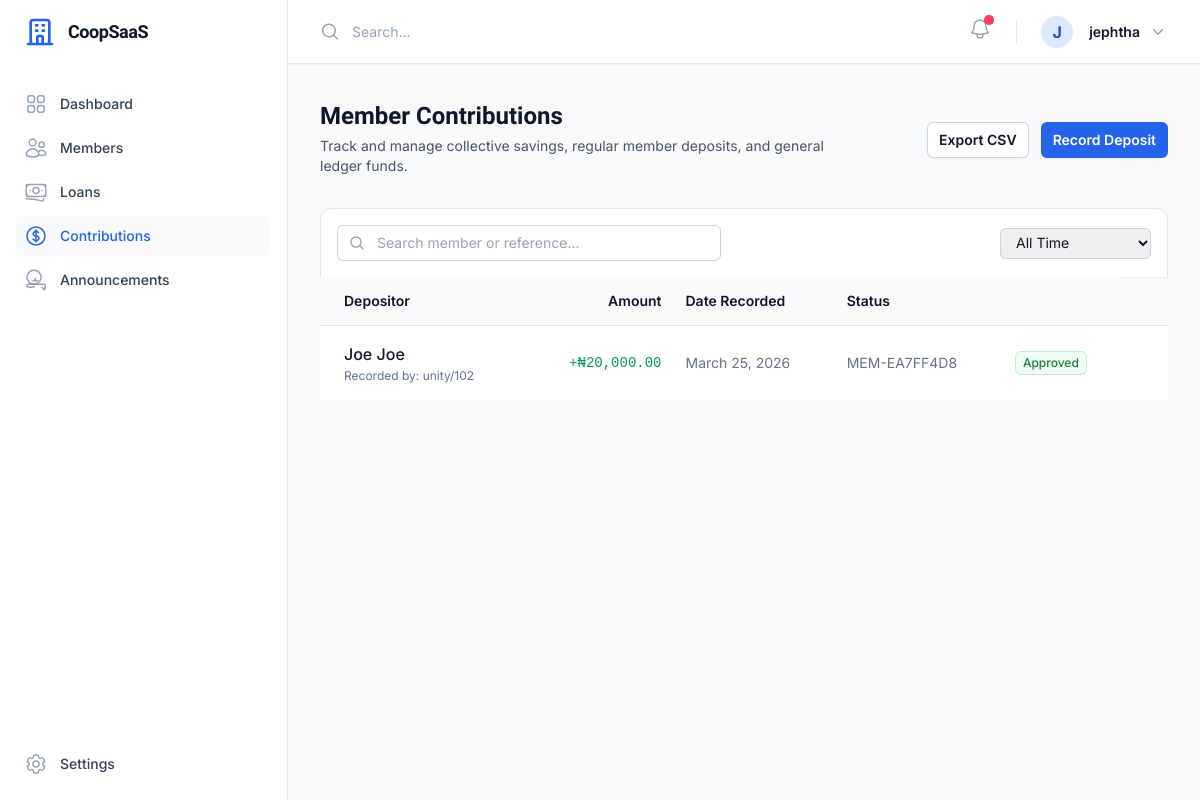
/contributions/management/ (signed in), run on an earlier commit of the app's database.
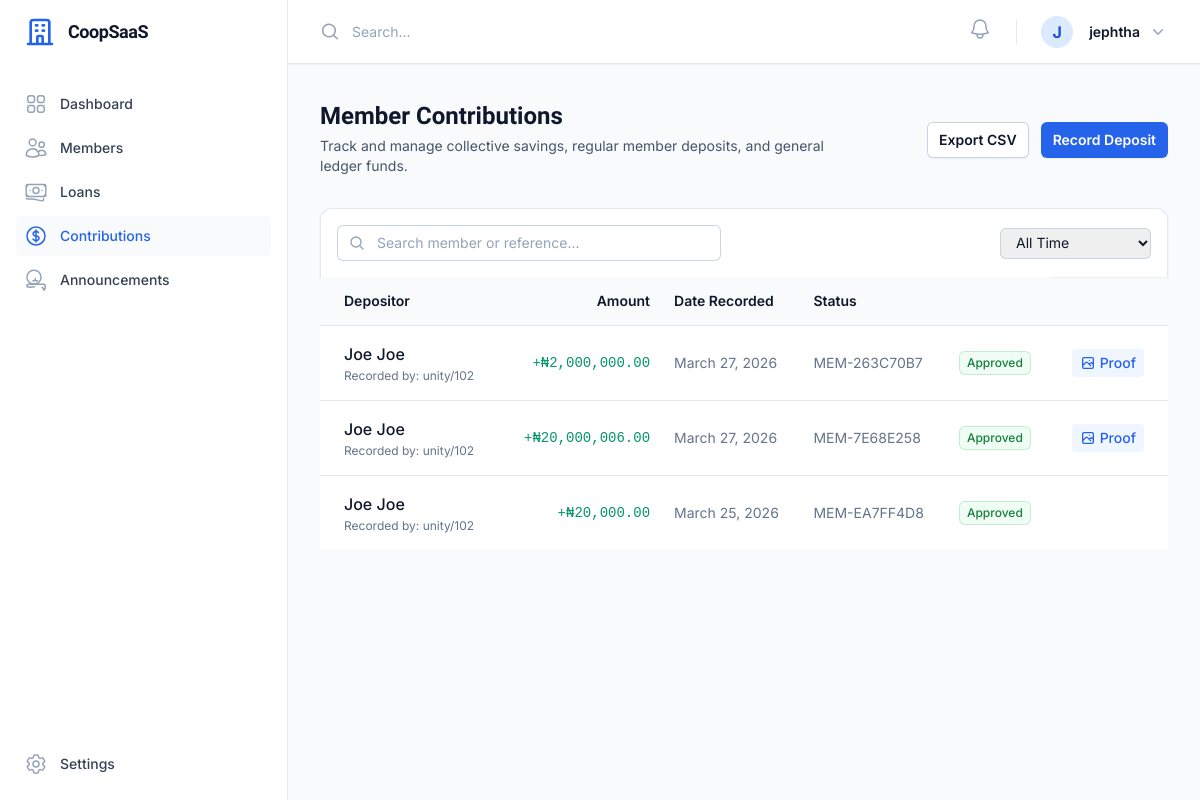
And on a later commit of the database.
### apps/accounts/models.py (models this page shows, shortened)
class User(AbstractUser):
    role = models.CharField(max_length=20, choices=UserRole.choices, default=UserRole.MEMBER)
    cooperative = models.ForeignKey(
        'cooperatives.Cooperative', on_delete=models.CASCADE, null=True, blank=True, related_name='users'
    )
    phone = models.CharField(max_length=20, null=True, blank=True)
    address = models.TextField(null=True, blank=True)
    is_active_member = models.BooleanField(default=True)
    join_date = models.DateField(null=True, blank=True)
    is_suspended = models.BooleanField(default=False)
    joined_at = models.DateTimeField(null=True, blank=True)
    gender = models.CharField(max_length=10, choices=[('M','Male'),('F','Female'),('O','Other')], null=True, blank=True)
    must_change_password = models.BooleanField(default=False)
    bank_name = models.CharField(max_length=100, null=True, blank=True)
    account_number = models.CharField(max_length=20, null=True, blank=True)
    account_name = models.CharField(max_length=150, null=True, blank=True)

### apps/contributions/models.py (models this page shows, shortened)
class Contribution(models.Model):
    member = models.ForeignKey('accounts.User', on_delete=models.CASCADE, related_name='contributions')
    cooperative = models.ForeignKey('cooperatives.Cooperative', on_delete=models.CASCADE, related_name='contributions')
    amount = models.DecimalField(max_digits=12, decimal_places=2)
    contribution_date = models.DateField()
    recorded_by = models.ForeignKey('accounts.User', on_delete=models.SET_NULL, null=True, related_name='recorded_contributions')
    payment_reference = models.CharField(max_length=100, null=True, blank=True)
    status = models.CharField(max_length=20, choices=TransactionStatus.choices, default=TransactionStatus.PENDING)
    proof_of_payment = models.ImageField(upload_to='proof_of_payments/', null=True, blank=True)
    notes = models.TextField(null=True, blank=True)
    created_at = models.DateTimeField(auto_now_add=True)

### apps/contributions/views.py (the view)
# urls.py: path('management/', CooperativeContributionsView.as_view(), name='coop_list'),
class CooperativeContributionsView(LoginRequiredMixin, CoopAdminRequiredMixin, ListView):
    model = Contribution
    template_name = 'coop_admin/contributions_list.html'
    context_object_name = 'contributions'
    def get_queryset(self):
        return Contribution.objects.filter(cooperative=self.request.user.cooperative).order_by('-contribution_date')

### templates/coop_admin/contributions_list.html (shortened to what this page needs)
{% extends 'dashboard_base.html' %}
{% load humanize %}
{% block content %}
<div class="sm:flex sm:items-center">
    <div class="sm:flex-auto">
        <h1 class="text-2xl font-bold font-display leading-6 text-slate-900">Member Contributions</h1>
        <p class="mt-2 text-sm text-slate-600">Track and manage collective savings, regular member deposits, and general ledger funds.</p>
    </div>
    <div class="mt-4 sm:ml-16 sm:mt-0 sm:flex-none flex gap-3">
        {% include "components/button.html" with type="outline" text="Export CSV" url="#" %}
        {% url 'contributions:coop_add' as add_url %}
        {% include "components/button.html" with type="primary" text="Record Deposit" url=add_url %}
    </div>
</div>
<div class="mt-8 flex items-center justify-between gap-4 bg-white p-4 rounded-t-xl border border-slate-200 border-b-0 shadow-sm">
    <div class="relative max-w-sm flex-1">
        <input type="text" class="block w-full rounded-md border-0 py-1.5 pl-10 pr-3 text-slate-900 ring-1 ring-inset ring-slate-300 placeholder:text-slate-400 focus:ring-2 focus:ring-inset focus:ring-primary-600 sm:text-sm sm:leading-6" placeholder="Search member or reference...">
    </div>
    <div class="flex items-center gap-2">
        <select class="rounded-md border-0 py-1.5 pl-3 pr-8 text-slate-900 ring-1 ring-inset ring-slate-300 focus:ring-2 focus:ring-primary-600 sm:text-sm sm:leading-6">
            <option>All Time</option>
        </select>
    </div>
</div>
<div class="flow-root">
    <div class="-mx-4 -my-2 overflow-x-auto sm:-mx-6 lg:-mx-8">
        <div class="inline-block min-w-full py-2 align-middle sm:px-6 lg:px-8">
            <div class="overflow-x-auto">
                <table class="min-w-full divide-y divide-slate-200">
                    <thead class="bg-slate-50">
                        <tr>
                            <th scope="col" class="py-3.5 pl-4 pr-3 text-left text-sm font-semibold text-slate-900 sm:pl-6">Depositor</th>
                            <th scope="col" class="px-3 py-3.5 text-right text-sm font-semibold text-slate-900">Amount</th>
                            <th scope="col" class="px-3 py-3.5 text-left text-sm font-semibold text-slate-900">Date Recorded</th>
                            <th scope="col" class="px-3 py-3.5 text-left text-sm font-semibold text-slate-900">Status</th>
                            <th scope="col" class="relative py-3.5 pl-3 pr-4 sm:pr-6">
                            </th>
                        </tr>
                    </thead>
                    <tbody class="divide-y divide-slate-200 bg-white">
                        {% for contribution in contributions %}
                        <tr class="hover:bg-slate-50 transition-colors group">
                            <td class="whitespace-nowrap py-4 pl-4 pr-3 sm:pl-6">
                                <div class="font-medium text-slate-900">{{ contribution.member.get_full_name|default:contribution.member.username }}</div>
                                {% if contribution.recorded_by %}
                                <div class="text-xs text-slate-500 mt-0.5">Recorded by: {{ contribution.recorded_by.username }}</div>
                                {% endif %}
                            </td>
                            <td class="whitespace-nowrap px-3 py-4 text-sm text-right font-mono font-medium {% if contribution.status == 'APPROVED' %}text-emerald-600{% else %}text-slate-600{% endif %}">
                                +₦{{ contribution.amount|floatformat:2|intcomma }}
                            </td>
                            <td class="whitespace-nowrap px-3 py-4 text-sm text-slate-500">
                                {{ contribution.contribution_date|date:"F j, Y" }}
                            </td>
                            <td class="whitespace-nowrap px-3 py-4 text-sm text-slate-500">
                                {{ contribution.payment_reference|default:"-" }}
                            </td>
                            <td class="whitespace-nowrap px-3 py-4 text-sm">
                                <span class="inline-flex items-center rounded-md px-2 py-1 text-xs font-medium ring-1 ring-inset
                                    {% if contribution.status == 'PENDING' %}bg-yellow-50 text-yellow-800 ring-yellow-600/20
                                    {% elif contribution.status == 'APPROVED' %}bg-green-50 text-green-700 ring-green-600/20
                                    {% else %}bg-rose-50 text-rose-700 ring-rose-600/20{% endif %}">
                                    {{ contribution.get_status_display }}
                                </span>
                            </td>
                    <td class="relative whitespace-nowrap py-4 pl-3 pr-4 text-right text-sm font-medium sm:pr-6">
                        <div class="flex items-center justify-end gap-2" x-data="{ showProof: false }">
                            {% if contribution.proof_of_payment %}
                            <button @click="showProof = true" class="text-primary-600 hover:text-primary-900 bg-primary-50 px-2 py-1 rounded flex items-center gap-1" title="View Proof">
                                <svg class="h-4 w-4" fill="none" viewBox="0 0 24 24" stroke="currentColor"><path stroke-linecap="round" stroke-linejoin="round" stroke-width="2" d="M4 16l4.586-4.586a2 2 0 012.828 0L16 16m-2-2l1.586-1.586a2 2 0 012.828 0L20 14m-6-6h.01M6 20h12a2 2 0 002-2V6a2 2 0 00-2-2H6a2 2 0 00-2 2v12a2 2 0 002 2z" /></svg>
                                Proof
                            </button>
                            {% endif %}
                        </div>
                    </td>
                </tr>
                {% endfor %}
            </tbody>
        </table>
    </div>
</div>
{% endblock %}

### templates/components/topnav.html (shortened to what this page needs)
<div class="sticky top-0 z-40 flex h-16 shrink-0 items-center justify-between gap-x-4 border-b border-slate-200 bg-white px-4 shadow-sm sm:gap-x-6 sm:px-6 lg:px-8">
    <div class="flex flex-1 gap-x-4 self-stretch lg:gap-x-6">
        <form class="relative flex flex-1" action="#" method="GET">
            <input id="search-field" class="block h-full w-full border-0 py-0 pl-8 pr-0 text-slate-900 placeholder:text-slate-400 focus:ring-0 sm:text-sm" placeholder="Search..." type="search" name="search">
        </form>
        <div class="flex items-center gap-x-4 lg:gap-x-6">
            <div class="relative" x-data="{ open: false }">
                <button type="button" @click="open = !open" @click.outside="open = false" class="-m-2.5 p-2.5 text-slate-400 hover:text-slate-500 relative" id="notification-bell-btn">
                    <svg id="notification-bell-icon" class="h-6 w-6 {% if unread_notifications_count > 0 %}animate-swing{% endif %}" fill="none" viewBox="0 0 24 24" stroke-width="1.5" stroke="currentColor" aria-hidden="true">
                        <path stroke-linecap="round" stroke-linejoin="round" d="M14.857 17.082a23.848 23.848 0 005.454-1.31A8.967 8.967 0 0118 9.75v-.7V9A6 6 0 006 9v.75a8.967 8.967 0 01-2.312 6.022c1.733.64 3.56 1.085 5.455 1.31m5.714 0a24.255 24.255 0 01-5.714 0m5.714 0a3 3 0 11-5.714 0" />
                    </svg>
                    {% if unread_notifications_count > 0 %}
                    <span id="notification-badge" class="absolute top-2 right-2 flex h-2.5 w-2.5">
                        <span class="relative inline-flex rounded-full h-2.5 w-2.5 bg-rose-500"></span>
                    </span>
                    {% endif %}
                </button>
            </div>
            <div class="relative" x-data="{ open: false }">
                <button type="button" @click="open = !open" @click.outside="open = false" class="-m-1.5 flex items-center p-1.5" id="user-menu-button" aria-expanded="false" aria-haspopup="true">
                    <div class="h-8 w-8 rounded-full bg-primary-100 flex items-center justify-center text-primary-700 font-bold">
                        {{ user.username|make_list|first|upper }}
                    </div>
                    <span class="hidden lg:flex lg:items-center">
                        <span class="ml-4 text-sm font-semibold leading-6 text-slate-900" aria-hidden="true">{{ user.get_full_name|default:user.username }}</span>
                        <svg class="ml-2 h-5 w-5 text-slate-400" viewBox="0 0 20 20" fill="currentColor" aria-hidden="true">
                            <path fill-rule="evenodd" d="M5.23 7.21a.75.75 0 011.06.02L10 11.168l3.71-3.938a.75.75 0 111.08 1.04l-4.25 4.5a.75.75 0 01-1.08 0l-4.25-4.5a.75.75 0 01.02-1.06z" clip-rule="evenodd" />
                        </svg>
                    </span>
                </button>
            </div>
        </div>
    </div>
</div>

What changed in the data, as far as the page shows it:
added Contribution: member.get_full_name "Joe Joe", recorded_by.username "unity/102", amount "2,000,000.00", contribution_date "March 27, 2026", payment_reference "MEM-263C70B7", status "Approved"
added Contribution: member.get_full_name "Joe Joe", recorded_by.username "unity/102", amount "20,000,006.00", contribution_date "March 27, 2026", payment_reference "MEM-7E68E258", status "Approved"
